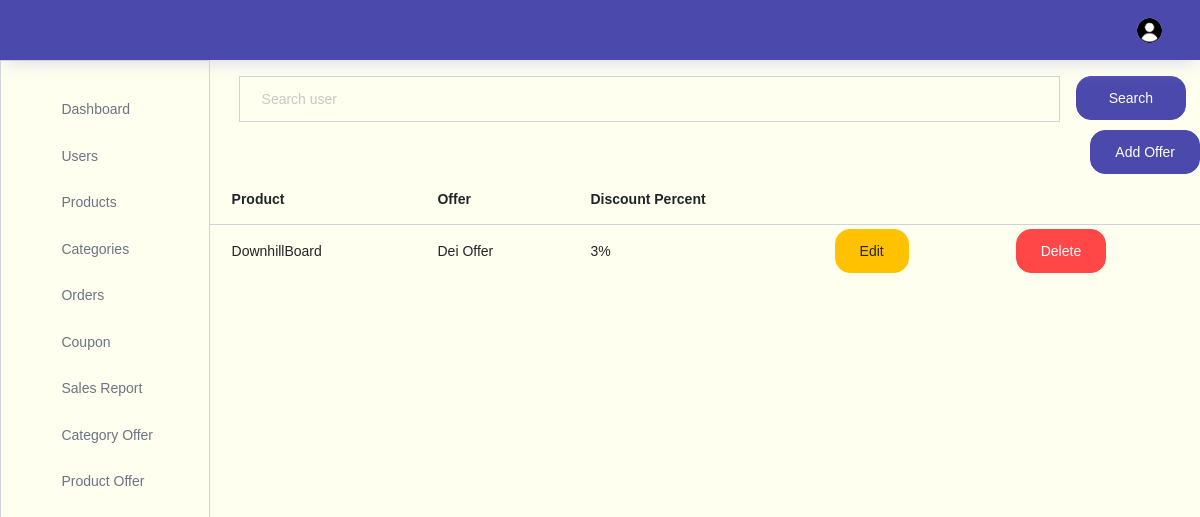
Page /storeadmin/productoffer/ on the earlier database version.
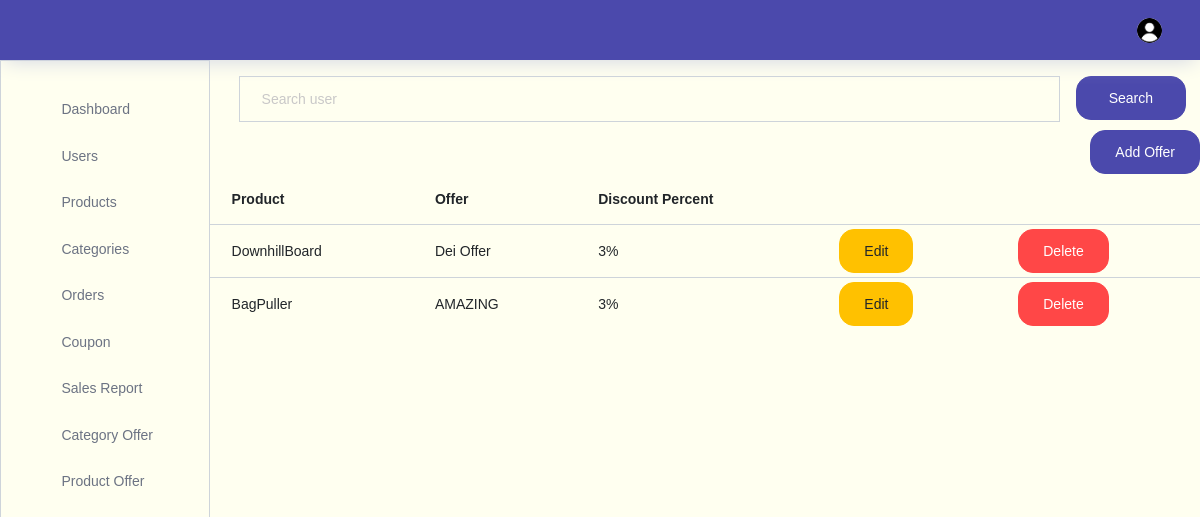
Same page on the later database version.
### store/models.py (models this page shows)
class Productoffer(models.Model):
    product=models.ForeignKey(Products,on_delete=models.CASCADE)
    offer_description=models.CharField(max_length=200)
    discount=models.PositiveIntegerField()

class Products(models.Model):
    name=models.CharField(max_length=200,unique=True)
    price = models.DecimalField(max_digits=10, decimal_places=2)
    quantity=models.PositiveIntegerField()
    category=models.ForeignKey(Category,on_delete=models.CASCADE)
    description=models.TextField(blank=True)
    image1=models.ImageField(upload_to='store/products/', blank=True)
    image2=models.ImageField(upload_to='store/products/', blank=True)
    image3=models.ImageField(upload_to='store/products/', blank=True)
    image4=models.ImageField(upload_to='store/products/', blank=True)

### storeadmin/views.py (the view)
# urls.py: path("productoffer/",views.productoffer,name="productoffer"),
def productoffer(request):
    pdtofferobjs=Productoffer.objects.all()
    if request.method=="POST":
            enteredoffer=request.POST.get("searchitem")
            pdtofferobjs=Productoffer.objects.filter(offer_description__icontains=enteredoffer)
            context={"pdtofferobjs":pdtofferobjs}
            return render(request,"storeadmin/productoffer/productoffer.html",context)
    context={"pdtofferobjs":pdtofferobjs}
    return render(request,"storeadmin/productoffer/productoffer.html",context)

### storeadmin/templates/storeadmin/productoffer/productoffer.html (shortened to what this page needs)
{% extends 'storeadmin/index.html' %}
{% block content %}
<div class="container">
  <div class="container">
    <form action="" method="POST">{% csrf_token %}
      <div class="input-group">
        <input style="background-color:#FFFFF0
        ;" type="text" name="searchitem" class="form-control mt-3" id="navbar-search-input" placeholder="Search user" aria-label="search" aria-describedby="search">
        <div>
          <button  type="submit" class="btn btn-primary btn-block mt-3 ml-3">Search</button>
        </div>
      </div>
    </form>
  </div>
  <div class="row justify-content-end">
    <a href="{% url 'addproductoffer' %}">
      <button class="btn add-category-btn btn-primary mt-2">Add Offer</button>
    </a>
  </div>
  <div class="row">
    <table class="table table-hover">
      <thead>
        <tr>
          <th>Product</th>
          <th>Offer</th>
          <th>Discount Percent</th>
        </tr>
      </thead>
      <tbody>
        {% for item in pdtofferobjs %}
        <tr id="offer{{item.id}}">
          <td class="py-1">{{ item.product.name }}</td>
          <td class="py-1">{{ item.offer_description }}</td>
          <td class="py-1">{{ item.discount}}%</td>
          <td class="py-1">
            <a href="{% url 'editproductoffer' item.id %}">
              <button class="btn edit-btn btn-warning">Edit</button>
            </a>
          </td>
          <td class="py-1">
            <button  class="btn delete-btn btn-danger" data-category-id="{{ item.id }}">Delete</button>
          </td>
        </tr>
        {% endfor %}
      </tbody>
    </table>
  </div>
</div>
{% endblock content %}

Differences in the rows shown:
added Productoffer: product.name "BagPuller", offer_description "AMAZING", discount "3"
